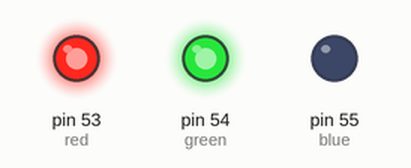
This sketch was run on a simulated Arduino Mega 2560, built with avr-gcc and run on an emulated ATmega2560. On the bench: output pins drawn as LEDs (lit = HIGH). Random numbers use the default seed unless the sketch sets one.

Above: at 0.1 s.
At 6.5 s:
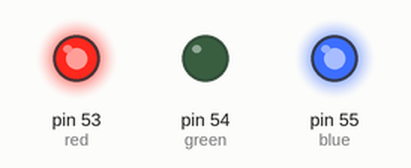
At 19.23 s:
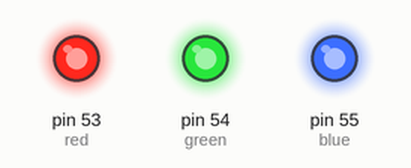
At 34.1 s:
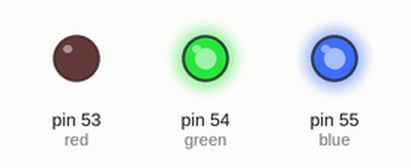
Timing chart, 0 to 35.6 s (numbered marks = the images above):
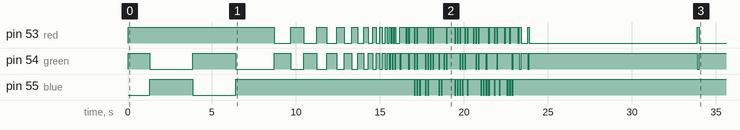

Measured:
- by itself, pin 53 (red): LOW → HIGH at 0.00 s, → LOW 8.7 s later, → HIGH 1.0 s later, → LOW 0.77 s later, … (74 changes in this stretch)
- by itself, pin 54 (green): LOW → HIGH at 0.00 s, → LOW 1.3 s later, → HIGH 2.6 s later, → LOW 2.6 s later, … (71 changes in this stretch)

The sketch:

REV_SPARK_Flex_LED.ino
```cpp
/* notes:
255 = 0% brightness
0 = 100% brightness
red only goes from 127 to 0 (only from 50 to 100% brightness); 255-128 = 0% brightness

board: "Generic STM32G4 series"
part number: 473VEHx
upload method: STM32CubeProgrammer (DFU)

board does need to be in DFU mode (pressed button) when uploading
*/

const int red = 53;
const int green = 54;
const int blue = 55;
int i;
int d = 10;

void setup() {
  pinMode(red, OUTPUT);
  pinMode(green, OUTPUT);
  pinMode(blue, OUTPUT);
  digitalWrite(red, HIGH);
  digitalWrite(green, HIGH);
  digitalWrite(blue, HIGH);
  Serial.begin(9600);
  start();
}

void loop() {
}

void start() {
  analogWrite(red, 255);
  for (i = 0; i <= 255; i++) {
    analogWrite(blue, i);
    analogWrite(green, 255 - i);
    delay(d);
  }
  for (i = 0; i <= 255; i++) {
    analogWrite(green, i);
    analogWrite(blue, 255 - i);
    delay(d);
  }
  for (i = 0; i <= 255; i++) {
    analogWrite(blue, i);
    analogWrite(green, 255 - i);
    delay(d);
  }
  for (float j = 1000; j >= 50; j /= 1.3) {
    setGreen();
    delay(j);
    setOrange();
    delay(j);
  }
  for (i = 1; i < 10; i++) {
    for (int k = 1; k < i; k++) {
      analogWrite(red, random(0, 255));      // on
      analogWrite(green, random(0, 255));
      analogWrite(blue, random(0, 255));
      delay(75);
      analogWrite(red, 255);    // off
      analogWrite(green, 255);
      analogWrite(blue, 255);
      delay(75);
    }
    delay (200);
  }
  setOrange();
  delay(100);
  setGreen();
  delay(100);
  setOrange();
  delay(400);
  setGreen();
  delay(100);
  setOrange();
  delay(10000);
  setGreen();
  delay(100);
  setOrange();
  delay(123456);
  setGreen();
  delay(100);
  setOrange();
}

void setGreen() {
  analogWrite(red, 255);
  analogWrite(green, 0);
  analogWrite(blue, 240);
}

void setOrange() {
  analogWrite(red, 0);
  analogWrite(green, 200);
  analogWrite(blue, 255);
}
```
